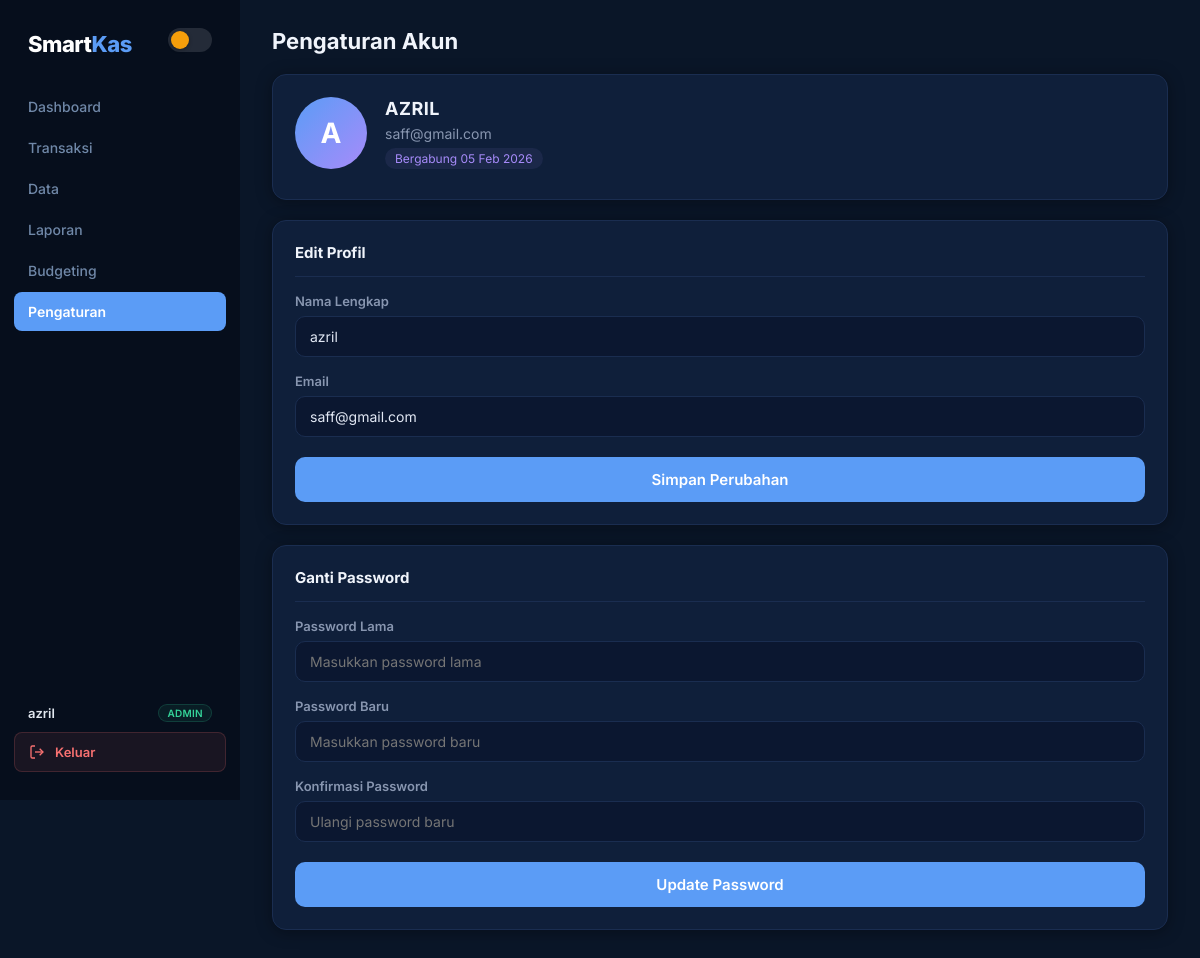
Page /data/user.php (signed in) on the committed database.
### tables this page shows
CREATE TABLE `user` (
  `user_id` int(11) NOT NULL,
  `nama` varchar(100) DEFAULT NULL,
  `email` varchar(100) DEFAULT NULL,
  `password` varchar(25) DEFAULT NULL,
  `role` enum('admin','karyawan') NOT NULL DEFAULT 'admin',
  `created_at` timestamp NOT NULL DEFAULT current_timestamp()
);

### data/user.php (the view, shortened to what this page needs)
<?php
include __DIR__ . '/../config/config.php';
$userId = getUserId();
$stmt = $conn->prepare("SELECT * FROM user WHERE user_id = ?");
$stmt->execute([$userId]);
$user = $stmt->fetch(PDO::FETCH_ASSOC);
?>
<!DOCTYPE html>
<html lang="id">
<head>
</head>
<body>
    <?php include __DIR__ . '/../includes/sidebar.php'; ?>
    <div class="main">
        <h1>Pengaturan Akun</h1>
        <div class="form-wrapper">
            <div class="card">
                <div class="user-info">
                    <div class="avatar"><?= strtoupper(substr($user['nama'], 0, 1)) ?></div>
                    <div class="user-detail">
                        <h3><?= htmlspecialchars($user['nama']) ?></h3>
                        <p><?= htmlspecialchars($user['email']) ?></p>
                        <span class="badge-join">Bergabung <?= date('d M Y', strtotime($user['created_at'])) ?></span>
                    </div>
                </div>
            </div>
            <div class="card">
                <div class="card-title">Edit Profil</div>
                <form method="POST">
                    <div class="form-group">
                        <label>Nama Lengkap</label>
                        <input type="text" name="nama" value="<?= htmlspecialchars($user['nama']) ?>">
                    </div>
                    <div class="form-group">
                        <label>Email</label>
                        <input type="email" name="email" value="<?= htmlspecialchars($user['email']) ?>">
                    </div>
                    <button type="submit" class="btn-submit">Simpan Perubahan</button>
                </form>
            </div>
            <div class="card">
                <div class="card-title">Ganti Password</div>
                <form method="POST">
                    <div class="form-group">
                        <label>Password Lama</label>
                        <input type="password" name="pw_lama" placeholder="Masukkan password lama">
                    </div>
                    <div class="form-group">
                        <label>Password Baru</label>
                        <input type="password" name="pw_baru" placeholder="Masukkan password baru">
                    </div>
                    <div class="form-group">
                        <label>Konfirmasi Password</label>
                        <input type="password" name="pw_konfirmasi" placeholder="Ulangi password baru">
                    </div>
                    <button type="submit" class="btn-submit">Update Password</button>
                </form>
            </div>
        </div>
    </div>
</body>
</html>

### assets/css/global.css (style rules this page uses)
:root { --font: 'Inter', 'Segoe UI', system-ui, sans-serif; --bg-body: #0a1628; --bg-card: #0f1f3a; --bg-card-hover: #142848; --bg-sidebar: #060e1c; --bg-input: #0b1730; --bg-overlay: rgba(4,8,20,.7); --text-primary: #e2e8f4; --text-secondary: #8896b0; --text-muted: #506380; --text-heading: #f0f4fb; --border: #1a2d50; --border-light: #132240; --shadow-card: 0 2px 16px rgba(0,0,0,.35); --shadow-lg: 0 8px 36px rgba(0,0,0,.5); --accent: #5b9cf6; --accent-hover: #3d82e6; --accent-glow: rgba(91,156,246,.12); --green: #34d399; --green-bg: rgba(52,211,153,.08); --green-border: rgba(52,211,153,.18); --red: #f87171; --red-bg: rgba(248,113,113,.08); --red-border: rgba(248,113,113,.18); --amber: #fbbf24; --amber-bg: rgba(251,191,36,.08); --amber-border: rgba(251,191,36,.18); --purple: #a78bfa; --purple-bg: rgba(167,139,250,.08); --purple-border: rgba(167,139,250,.18); --sidebar-active: #5b9cf6; --sidebar-text: #7088a8; --sidebar-hover: #0d1a30; --radius: 14px; --radius-sm: 10px; --radius-xs: 8px; --transition: .25s ease; }
*, *::before, *::after { margin: 0; padding: 0; box-sizing: border-box; }
html { color-scheme: dark; }
body { font-family: var(--font); background: var(--bg-body); color: var(--text-primary); display: flex; min-height: 100vh; -webkit-font-smoothing: antialiased; }
.main { flex: 1; padding: 28px 32px; overflow-x: hidden; min-width: 0; }
h1 { font-size: 22px; font-weight: 700; color: var(--text-heading); margin-bottom: 20px; }
.card { background: var(--bg-card); padding: 22px; border-radius: var(--radius); box-shadow: var(--shadow-card); border: 1px solid var(--border); margin-bottom: 20px; transition: var(--transition); }
.card h3 { font-size: 12px; color: var(--text-muted); font-weight: 600; text-transform: uppercase; letter-spacing: .5px; margin-bottom: 6px; }
.card h2, .card-title { font-size: 15px; font-weight: 700; color: var(--text-heading); margin-bottom: 16px; padding-bottom: 14px; border-bottom: 1px solid var(--border); }
.card::before { display: none; }
.form-wrapper { max-width: 100%; }
.form-group { margin-bottom: 16px; }
label { font-size: 13px; font-weight: 600; color: var(--text-secondary); display: block; margin-bottom: 7px; }
input, select, textarea { width: 100%; padding: 11px 14px; border-radius: var(--radius-sm); border: 1.5px solid var(--border); font-size: 14px; color: var(--text-primary); background: var(--bg-input); font-family: var(--font); transition: var(--transition); }
.btn-submit { width: 100%; padding: 13px; background: var(--accent); color: #fff; border: none; border-radius: var(--radius-sm); font-size: 15px; font-weight: 600; cursor: pointer; font-family: var(--font); transition: var(--transition); margin-top: 4px; }
button { font-family: var(--font); cursor: pointer; }
.avatar { width: 72px; height: 72px; border-radius: 50%; background: linear-gradient(135deg, var(--accent), var(--purple)); display: flex; align-items: center; justify-content: center; font-size: 28px; color: #fff; font-weight: 700; }
.user-info { display: flex; align-items: center; gap: 18px; margin-bottom: 8px; }
.user-detail h3 { font-size: 18px; font-weight: 700; color: var(--text-heading); }
.user-detail p { color: var(--text-secondary); font-size: 14px; }
.badge-join { display: inline-block; background: var(--purple-bg); color: var(--purple); padding: 3px 10px; border-radius: 20px; font-size: 12px; margin-top: 6px; }

### rows in the picture
user: nama "A", nama "AZRIL", email "saff@gmail.com", created_at "05 Feb 2026", nama "azril"

### other values in the picture
getUserName() "azril"
